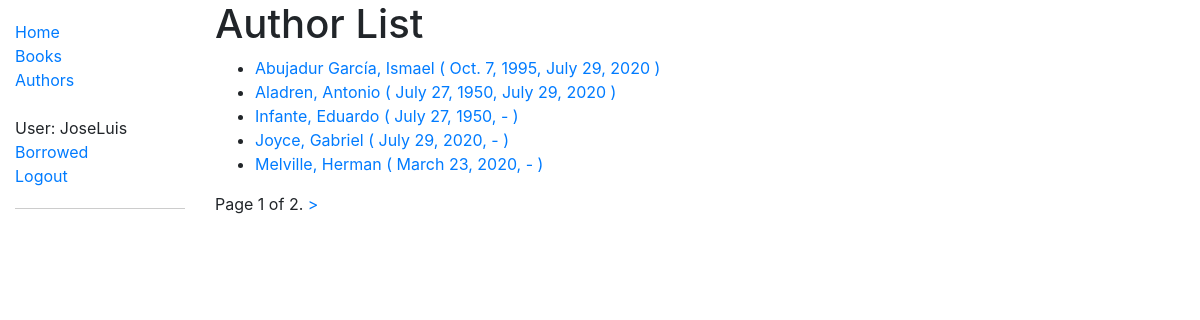
The page /catalog/authors/ (signed in) on the database its author committed.
### catalog/models.py (models this page shows, shortened)
class Author(models.Model):
    first_name = models.CharField(max_length=100)
    last_name = models.CharField(max_length=100)
    date_of_birth = models.DateField(null=True, blank=True)
    date_of_death = models.DateField('died', null=True, blank=True)
    def get_absolute_url(self):
        return reverse('author-detail', args=[str(self.id)])
    class Meta:
        ordering = ['last_name', 'first_name']

### catalog/views.py (the view)
# urls.py: path('authors/', views.AuthorListView.as_view(), name='authors'),
class AuthorListView(generic.ListView):
    model = Author
    paginate_by = 5

### catalog/templates/catalog/author_list.html (shortened to what this page needs)
{% extends "base_generic.html" %} {% block content %}
<h1>Author List</h1>
{% if author_list %}
<ul>
    {% for author in author_list %}
    <li>
        <a href="{{author.get_absolute_url}}">
            {{author.last_name}}, {{author.first_name}} ( {{author.date_of_birth}},
            {% if author.date_of_death %}
            {{author.date_of_death}}
            {% else %}
            -
            {% endif %} )</a>
    </li>
    {% endfor %}
</ul>
{% else %}
<p>There are no authors in the library.</p>
{% endif %} {% endblock %}

### catalog/templates/base_generic.html (shortened to what this page needs)
<!DOCTYPE html>
<html lang="en">
<head>
  <link rel="stylesheet" href="https://stackpath.bootstrapcdn.com/bootstrap/4.1.3/css/bootstrap.min.css"
 />
  {% load static %}
  <link rel="stylesheet" href="{% static 'css/styles.css' %}" />
</head>
<body>
  <div class="container-fluid">
    <div class="row">
      <div class="col-sm-2">
        {% block sidebar %}
        <ul class="sidebar-nav">
          <li><a href="{% url 'index' %}">Home</a></li>
          <li><a href="{% url 'books' %}">Books</a></li>
          <li><a href="{% url 'authors' %}">Authors</a></li>
          <br>
          {% if user.is_authenticated %}
          <li>User: {{ user.get_username }}</li>
          <li><a href="{% url 'my-borrowed' %}">Borrowed</a></li>
          <li style="border-bottom: 1px solid rgba(0, 0, 0, 0.2); padding-bottom: 20px;"><a
              href="{% url 'logout' %}">Logout</a></li>
          {% else %}
          <li style="border-bottom: 1px solid rgba(0, 0, 0, 0.2); padding-bottom: 20px;"><a
              href="{% url 'login'%}?next={{request.path}}">Login</a></li>
          {% endif %}
        </ul>
        {% endblock sidebar %}
      </div>
      <div class="col-sm-10 ">{% block content %}{% endblock content %}
        {% block pagination %}
        {% if is_paginated %}
        <div class='pagination'>
          <span class='page_links'>
            <span class='page-current'>
              Page {{ page_obj.number }} of {{ page_obj.paginator.num_pages }}.
            </span>
            {% if page_obj.has_next %}
            <a href="{{ request.path }}?page={{ page_obj.next_page_number }}">&#62;</a>
            {% endif %}
          </span>
        </div>
        {% endif %}
        {% endblock pagination %}
      </div>
    </div>
  </div>
</body>
</html>

### catalog/static/css/styles.css (style rules this page uses)
.sidebar-nav { margin-top: 20px; padding: 0; list-style: none; }

### rows shown on the page
Author: last_name "Abujadur García", first_name "Ismael", date_of_birth "Oct. 7, 1995", date_of_death "July 29, 2020"
Author: last_name "Aladren", first_name "Antonio", date_of_birth "July 27, 1950", date_of_death "July 29, 2020"
Author: last_name "Infante", first_name "Eduardo", date_of_birth "July 27, 1950"
Author: last_name "Joyce", first_name "Gabriel", date_of_birth "July 29, 2020"
Author: last_name "Melville", first_name "Herman", date_of_birth "March 23, 2020"

### other values the page prints
{{ user.get_username }} "JoseLuis"
{{ page_obj.number }} "1"
{{ page_obj.paginator.num_pages }} "2"
